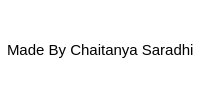
        <widget class="QFrame" name="Footer">
         <property name="styleSheet">
          <string notr="true">QFrame {
    background-color: #FFFFFF  ;
	border:1px solid #FFFFFF   ;
}</string>
         </property>
         <property name="frameShape">
          <enum>QFrame::StyledPanel</enum>
         </property>
         <property name="frameShadow">
          <enum>QFrame::Raised</enum>
         </property>
         <layout class="QHBoxLayout" name="horizontalLayout_5">
          <property name="spacing">
           <number>0</number>
          </property>
          <property name="leftMargin">
           <number>0</number>
          </property>
          <property name="topMargin">
           <number>0</number>
          </property>
          <property name="rightMargin">
           <number>0</number>
          </property>
          <property name="bottomMargin">
           <number>0</number>
          </property>
          <item>
           <widget class="QFrame" name="Creator_Name">
            <property name="frameShape">
             <enum>QFrame::StyledPanel</enum>
            </property>
            <property name="frameShadow">
             <enum>QFrame::Raised</enum>
            </property>
            <layout class="QVBoxLayout" name="verticalLayout_7">
             <property name="spacing">
              <number>0</number>
             </property>
             <property name="leftMargin">
              <number>0</number>
             </property>
             <property name="topMargin">
              <number>0</number>
             </property>
             <property name="rightMargin">
              <number>0</number>
             </property>
             <property name="bottomMargin">
              <number>0</number>
             </property>
             <item>
              <widget class="QLabel" name="My_Name">
               <property name="font">
                <font>
                 <pointsize>11</pointsize>
                </font>
               </property>
               <property name="text">
                <string>Made By Chaitanya Saradhi</string>
               </property>
              </widget>
             </item>
            </layout>
           </widget>
          </item>
          <item alignment="Qt::AlignRight|Qt::AlignBottom">
           <widget class="QFrame" name="Size_Grip_Frame">
            <property name="frameShape">
             <enum>QFrame::StyledPanel</enum>
            </property>
            <property name="frameShadow">
             <enum>QFrame::Raised</enum>
            </property>
            <layout class="QVBoxLayout" name="verticalLayout_9">
             <item>
              <widget class="QFrame" name="Size_Grip">
               <property name="frameShape">
                <enum>QFrame::StyledPanel</enum>
               </property>
               <property name="frameShadow">
                <enum>QFrame::Raised</enum>
               </property>
              </widget>
             </item>
            </layout>
           </widget>
          </item>
         </layout>
        </widget>
